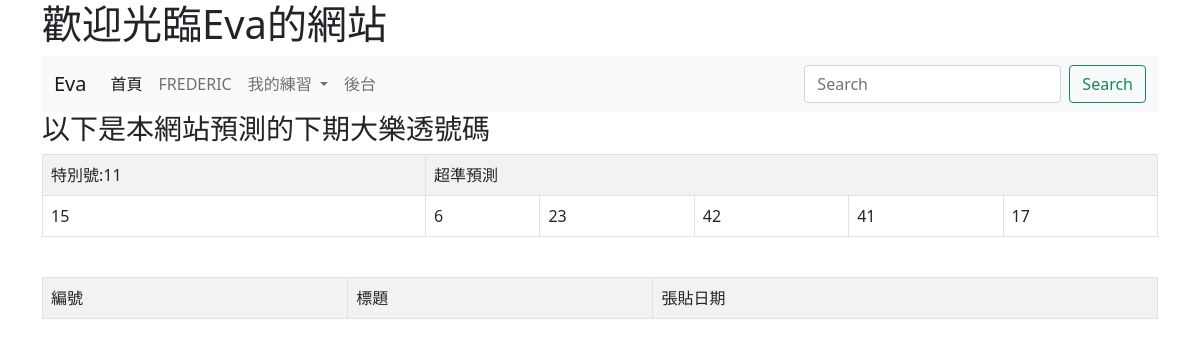
The app's page /, older data.
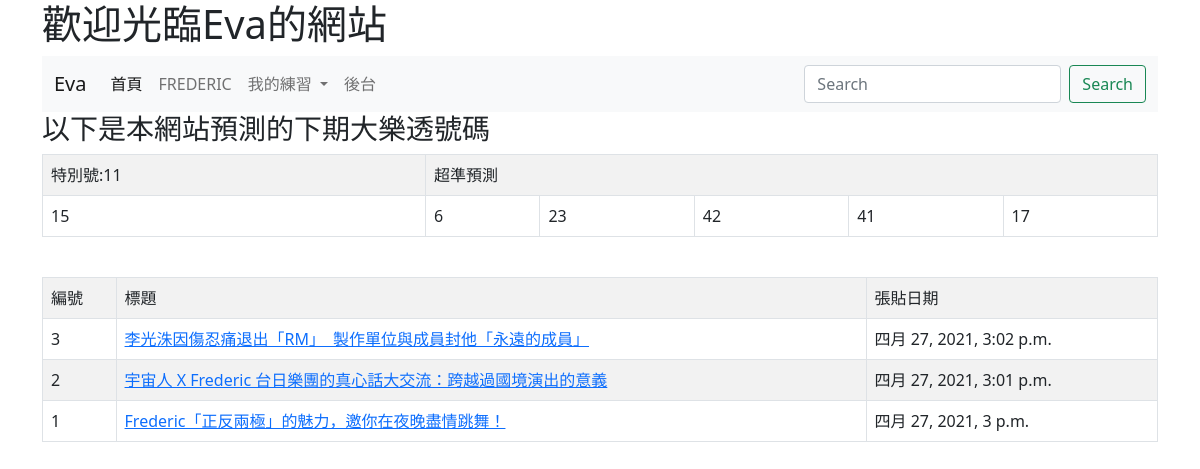
The same page, newer data.
### mysite/models.py (models this page shows, shortened)
class Post(models.Model):
    title = models.CharField(max_length=200)
    body = models.TextField()
    pub_date = models.DateTimeField(default=timezone.now)
    class Meta:
        ordering = ('-pub_date',)

### mysite/views.py (the view)
# urls.py: path('',index),
def index(request):
	posts = Post.objects.all()
	myname = "Eva"
	data = [i for i in range(1,43)]
	random.shuffle(data)
	lotto_numbers = data[0:6]
	special_number= data[6]
	return render(request,'index.html',locals())

### templates/index.html (shortened to what this page needs)
<!doctype html>
<html>
  <head>
    <link href="https://cdn.jsdelivr.net/npm/bootstrap@5.0.0-beta3/dist/css/bootstrap.min.css" rel="stylesheet">
  </head>
  <body>
  	<div class="container">
    <h1>歡迎光臨{{myname}}的網站</h1>
    <nav class="navbar navbar-expand-lg navbar-light bg-light">
  <div class="container-fluid">
    <a class="navbar-brand" href="#">Eva</a>
    <div class="collapse navbar-collapse" id="navbarSupportedContent">
      <ul class="navbar-nav me-auto mb-2 mb-lg-0">
        <li class="nav-item">
          <a class="nav-link active" aria-current="page" href="/">首頁</a>
        </li>
        <li class="nav-item">
          <a class="nav-link" href="https://frederic-official.com/">FREDERIC</a>
        </li>
        <li class="nav-item dropdown">
          <a class="nav-link dropdown-toggle" href="#" id="navbarDropdown" role="button" data-bs-toggle="dropdown" aria-expanded="false">
            我的練習
          </a>
        </li>
        <li class="nav-item">
          <a class="nav-link " href="/admin/" tabindex="-1">後台</a>
        </li>
      </ul>
      <form class="d-flex">
        <input class="form-control me-2" type="search" placeholder="Search" aria-label="Search">
        <button class="btn btn-outline-success" type="submit">Search</button>
      </form>
    </div>
  </div>
</nav>
<h3>以下是本網站預測的下期大樂透號碼</h3>
<table class='table table-striped table-bordered'>
  <tr><td>特別號:{{special_number}}</td><td colspan=5>超準預測</td></tr>
  <tr>
    {% for no in lotto_numbers %}
    <td>
      {{no}}
    </td>
    {% endfor %}
  </tr>
</table>
<br>
<table class='table table-striped table-bordered'>
  <tr><td>編號</td><td>標題</td><td>張貼日期</td></tr>
{%for post in posts %}
<tr>
  <td>{{post.id}}</td>
  <td><a href="/show/{{post.id}}/">{{post.title}}</a></td>
  <td>{{post.pub_date}}</td>
</tr>
{%　endfor %}
</table>
  </div>
  </body>
</html>

Row changes from the older to the newer data that the page shows:
added Post: id "3", title "李光洙因傷忍痛退出「RM」 製作單位與成員封他「永遠的成員」", pub_date "四月 27, 2021, 3:02 p.m."
added Post: id "2", title "宇宙人 X Frederic 台日樂團的真心話大交流：跨越過國境演出的意義", pub_date "四月 27, 2021, 3:01 p.m."
added Post: id "1", title "Frederic「正反兩極」的魅力，邀你在夜晚盡情跳舞！", pub_date "四月 27, 2021, 3 p.m."
